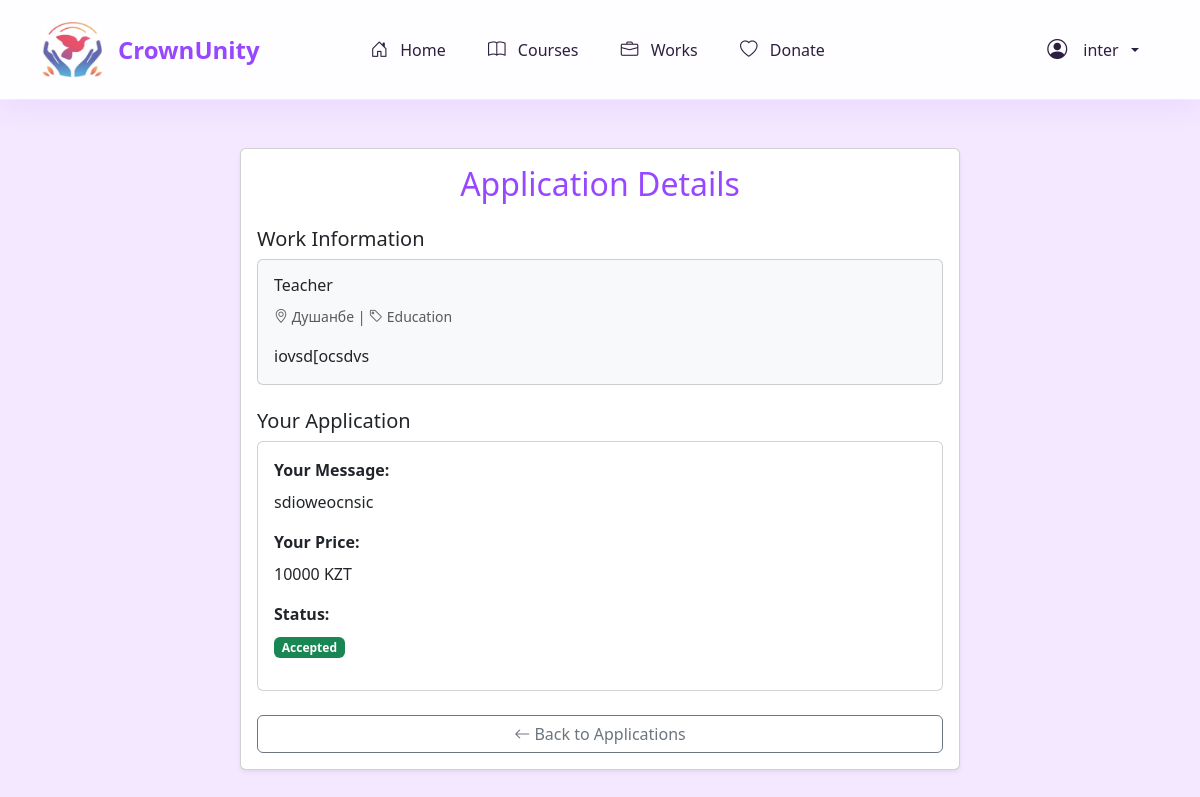
Screenshot of /application_detail/1/ (signed in) with the database file from the repository.
### gender/models.py (models this page shows, shortened)
class User(AbstractUser):
    ROLES = (
        ('admin', 'Administrator'),
        ('user', 'User'),
        ('volunteer', 'Volunteer'),
        ('donor', 'Donor'),
    )
    phone = models.CharField(max_length=20, blank=True)
    role = models.CharField(max_length=10, choices=ROLES, default='user')
    registration_date = models.DateTimeField(default=timezone.now)

class Application(models.Model):
    work = models.ForeignKey(Work, on_delete=models.CASCADE)
    user = models.ForeignKey(User, on_delete=models.CASCADE)
    message = models.TextField()
    price = models.IntegerField()
    duration = models.CharField(max_length=50)
    STATUS = (
        ("HIRED", "hired"),
        ("REJECTED", "rejected"),
        ("IN PROCESS", "in process")
    )
    status = models.CharField(choices=STATUS, max_length=50)
    created_on = models.DateTimeField(auto_now=True)

class Work(models.Model):
    title = models.CharField(max_length=100)
    description = models.TextField()
    category = models.ForeignKey(Category, on_delete=models.CASCADE)
    image = models.ImageField(upload_to="static/images/work", null=True, blank=True)
    video = models.FileField(upload_to="static/videos/work", max_length=255, null=True, blank=True)
    user = models.ForeignKey(User, on_delete=models.CASCADE)
    region = models.ForeignKey(Region, on_delete=models.CASCADE)
    address = models.CharField(max_length=255)
    created_on = models.DateTimeField(auto_now=True)
    is_active = models.BooleanField(default=True)

class Region(models.Model):
    name = models.CharField(max_length=50)
    image = models.ImageField(upload_to="static/images/region", null=True, blank=True)

class Category(models.Model):
    name = models.CharField(max_length=50)
    image = models.ImageField(upload_to="static/images/category", null=True, blank=True)

### gender/views.py (the view)
# urls.py: path("application_detail/<int:pk>/", application_detail_view, name="application_detail"),
def application_detail_view(request, pk):
    application = get_object_or_404(Application, pk=pk)
    return render(request, 'gender/application_detail.html', {
        'application': application
    })

### gender/templates/gender/application_detail.html (shortened to what this page needs)
{% extends 'gender/base.html' %}
{% load django_bootstrap5 %}
{% block content %}
<div class="container mt-5">
    <div class="row justify-content-center">
        <div class="col-md-8">
            <div class="card shadow-sm">
                <div class="card-body">
                    <h2 class="card-title text-center mb-4" style="color: var(--primary-purple);">Application Details</h2>
                    <div class="mb-4">
                        <h5>Work Information</h5>
                        <div class="card bg-light">
                            <div class="card-body">
                                <h6 class="card-title">{{ application.work.title }}</h6>
                                <p class="card-text">
                                    <small class="text-muted">
                                        <i class="bi bi-geo-alt"></i> {{ application.work.region.name }} |
                                        <i class="bi bi-tag"></i> {{ application.work.category.name }}
                                    </small>
                                </p>
                                <p class="card-text">{{ application.work.description }}</p>
                            </div>
                        </div>
                    </div>
                    <div class="mb-4">
                        <h5>Your Application</h5>
                        <div class="card">
                            <div class="card-body">
                                <div class="mb-3">
                                    <strong>Your Message:</strong>
                                    <p class="mt-2">{{ application.message }}</p>
                                </div>
                                <div class="mb-3">
                                    <strong>Your Price:</strong>
                                    <p class="mt-2">{{ application.price }} KZT</p>
                                </div>
                                <div class="mb-3">
                                    <strong>Status:</strong>
                                    <p class="mt-2">
                                        {% if application.status %}
                                            <span class="badge bg-success">Accepted</span>
                                        {% else %}
                                            <span class="badge bg-warning">Pending</span>
                                        {% endif %}
                                    </p>
                                </div>
                            </div>
                        </div>
                    </div>
                    <div class="d-grid gap-2">
                        <a href="{% url 'application_list' %}" class="btn btn-outline-secondary">
                            <i class="bi bi-arrow-left"></i> Back to Applications
                        </a>
                    </div>
                </div>
            </div>
        </div>
    </div>
</div>
{% endblock %}

### gender/templates/gender/base.html (shortened to what this page needs)
<!DOCTYPE html>
<html lang="en">
<head>
    {% load static %}
    {% load django_bootstrap5 %}
    {% bootstrap_css %}
    <link rel="stylesheet" href="https://cdn.jsdelivr.net/npm/bootstrap-icons@1.11.3/font/bootstrap-icons.min.css">
</head>
<body>
    <nav class="navbar navbar-expand-lg">
        <div class="container">
            <a class="navbar-brand" href="{% url 'landing' %}">
                <img style="height:55px;width: 60px;" src="{% static "gender/logo.jpg" %}" alt="">
                <p> </p>CrownUnity
            </a>
            <div class="collapse navbar-collapse" id="navbarNav">
                {% if user.is_authenticated %}
                <ul class="navbar-nav">
                    <li class="nav-item">
                        <a class="nav-link" href="{% url 'home' %}">
                            <i class="bi bi-house-door"></i> Home
                        </a>
                    </li>
                    <li class="nav-item">
                        <a class="nav-link {% if request.resolver_match.url_name == 'courses' %}active{% endif %}"
                           href="{% url 'courses' %}">
                            <i class="bi bi-book"></i> Courses
                        </a>
                    </li>
                    <li class="nav-item">
                        <a class="nav-link {% if request.resolver_match.url_name == 'work_list' %}active{% endif %}"
                           href="{% url 'work_list' %}">
                            <i class="bi bi-briefcase"></i> Works
                        </a>
                    </li>
                    <li class="nav-item">
                        <a class="nav-link" href="{% url 'donate' %}">
                            <i class="bi bi-heart"></i> Donate
                        </a>
                    </li>
                </ul>
                {% endif %}
                <div class="nav-auth-buttons">
                    {% if user.is_authenticated %}
                        <div class="nav-item dropdown profile-dropdown">
                            <a class="nav-link dropdown-toggle" href="#" id="navbarDropdown" role="button" data-bs-toggle="dropdown" aria-expanded="false">
                                <i class="bi bi-person-circle fs-5"></i>
                                <span>{{ user.username }}</span>
                            </a>
                        </div>
                    {% endif %}
                </div>
            </div>
        </div>
    </nav>
    <div class="container mt-4">
        {% block content %}{% endblock %}
    </div>
</body>
</html>

### gender/templates/gender/base.html (style rules this page uses)
:root { --primary-purple: #9747FF; --secondary-purple: #B07CFF; --light-purple: #F3E8FF; --accent-pink: #FF69B4; --text-dark: #2D1F3F; }
body { font-family: 'Segoe UI', system-ui, -apple-system, sans-serif; background-color: var(--light-purple); min-height: 100vh; top: 0 !important; }
.navbar { background: rgba(255, 255, 255, 0.9) !important; backdrop-filter: blur(10px); box-shadow: 0 4px 30px rgba(151, 71, 255, 0.1); border-bottom: 1px solid rgba(151, 71, 255, 0.1); padding: 1.5rem 0; transition: all 0.3s ease; position: relative; z-index: 1000; height: 100px; }
.navbar-brand { font-weight: 700; font-size: 1.5rem; color: var(--primary-purple) !important; display: flex; align-items: center; gap: 0.5rem; transition: all 0.3s ease; }
.nav-link { color: var(--text-dark) !important; font-weight: 500; padding: 0.5rem 1rem; border-radius: 10px; transition: all 0.3s ease; margin: 0 0.2rem; }
.nav-link i { margin-right: 0.5rem; font-size: 1.1rem; }
.nav-auth-buttons { margin-left: auto; display: flex; align-items: center; gap: 10px; position: relative; }
.profile-dropdown { position: relative; }
.profile-dropdown .nav-link { display: flex; align-items: center; gap: 0.5rem; padding: 0.5rem 1rem; border-radius: 50px; transition: all 0.3s ease; }
.navbar-nav { margin: 0 auto; display: flex; gap: 20px; }
.nav-item { display: flex; align-items: center; }
.navbar-brand { animation: fadeIn 0.5s ease-out; }
.nav-link { animation: slideIn 0.5s ease-out; animation-fill-mode: both; }
.nav-item:nth-child(1) .nav-link { animation-delay: 0.1s; }
.nav-item:nth-child(2) .nav-link { animation-delay: 0.2s; }
.nav-item:nth-child(3) .nav-link { animation-delay: 0.3s; }
.nav-item:nth-child(4) .nav-link { animation-delay: 0.4s; }

### rows the page displays
User: username "inter"
Application: work "Teacher", work.region.name "Душанбе", work.category.name "Education", work.description "iovsd[ocsdvs", message "sdioweocnsic", price "10000"
